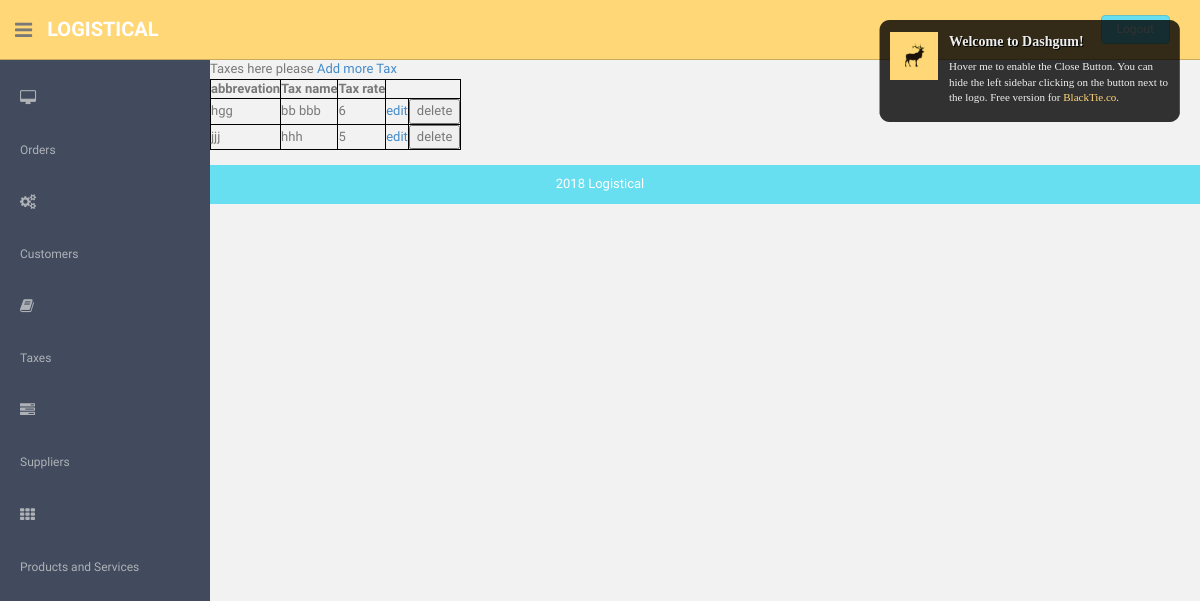
Before: /taxes/ (signed in) with the older database file.
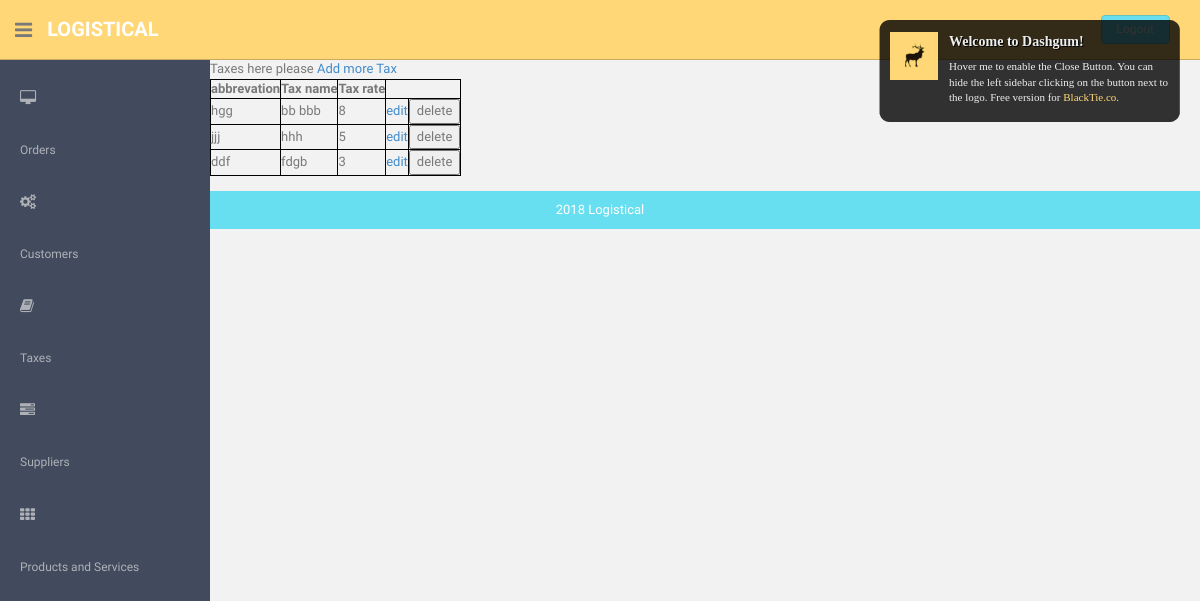
After: the same page with the newer database file.
### Logistical/models.py (models this page shows)
class Taxes(models.Model):
    tax_name=models.TextField()
    abbrevation=models.TextField()
    tax_rate=models.IntegerField()

### Logistical/views.py (the view)
# urls.py: path('taxes/', views.taxes,name='taxes'),
@login_required(login_url='/login')
def taxes(request):
    tax=Taxes.objects.all()
    return (render(request,"taxes.html",{'tax':tax}))

### Logistical/templates/taxes.html (shortened to what this page needs)
{% extends 'base.html' %}
{% block content %}
Taxes here please
<a href="tax_form/">Add more Tax</a>
<table style="width: auto">
        <tr>
			<th>abbrevation</th>
            <th>Tax name</th>
            <th>Tax rate</th>
</tr>
{% for t in tax %}
                <tr>
				<td>{{ t.abbrevation}}</td>
				<td>{{ t.tax_name }}</td>
				<td>{{ t.tax_rate }}</td>
                <td><a href="taxes_form/edit/{{ t.id }}/" >edit</a></td>
                <td><form action="{% url 'tax_delete' %}" method="post">{% csrf_token %}
                 <input type="submit" value="delete">
                      </form>
</td>
</tr>
{% endfor %}
</table>
{% endblock %}

Changed rows visible on the page:
changed Taxes "hgg": tax_rate "6" → "8"
added Taxes: abbrevation "ddf", tax_name "fdgb", tax_rate "3"
